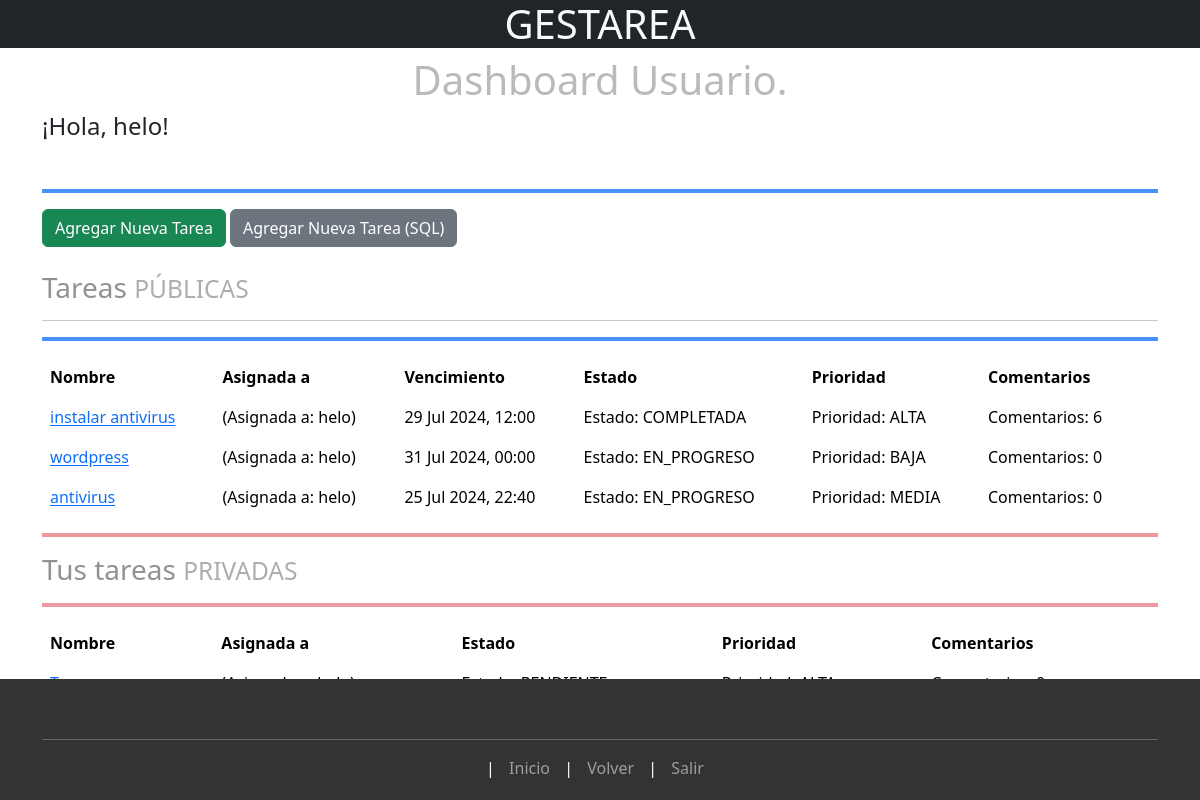
/ (signed in), run on the app's committed database.
### tareas/models.py (models this page shows, shortened)
class Tarea(models.Model):
    OPCIONES_ESTADO = (
        ('PENDIENTE', 'Pendiente'),
        ('EN_PROGRESO', 'En Progreso'),
        ('COMPLETADA', 'Completada'),
    )
    OPCIONES_PRIORIDAD = (
        ('BAJA', 'Baja'),
        ('MEDIA', 'Media'),
        ('ALTA', 'Alta'),
    )
    nombre = models.CharField(max_length=200)
    descripcion = models.TextField()
    fecha_vencimiento = models.DateTimeField()
    estado = models.CharField(max_length=12, choices=OPCIONES_ESTADO, default='PENDIENTE')
    prioridad = models.CharField(max_length=6, choices=OPCIONES_PRIORIDAD, default='MEDIA')
    categoria = models.ForeignKey(Categoria, on_delete=models.CASCADE)
    asignada_a = models.ForeignKey(User, on_delete=models.CASCADE, related_name='tareas_asignadas')
    es_publica = models.BooleanField(default=False)
    def comentarios_publicos(self):
        return self.comentario_set.filter(visibilidad='PUBLICO').count()

### tareas/views.py (the view)
# urls.py: path('', views.inicio, name='inicio'),
def inicio(request):
    if not request.user.is_authenticated:
        return redirect('inicio_sesion')
    if request.user.is_superuser:
        categorias = Categoria.objects.all()
        tareas = Tarea.objects.all().count()
        tareas_pendientes = Tarea.objects.filter(estado='PENDIENTE')
        tareas_en_progreso = Tarea.objects.filter(estado='EN_PROGRESO')
        tareas_completadas = Tarea.objects.filter(estado='COMPLETADA')
        tareas_pendientes_tot = Tarea.objects.filter(estado='PENDIENTE').count()
        tareas_en_progreso_tot = Tarea.objects.filter(estado='EN_PROGRESO').count()
        tareas_completadas_tot = Tarea.objects.filter(estado='COMPLETADA').count()
        usuarios = User.objects.all()
        context = {
        'categorias': categorias,
        'tareas_tot': tareas,
		'tareas_pendientes': tareas_pendientes,
        'tareas_en_progreso': tareas_en_progreso,
        'tareas_completadas': tareas_completadas,
        'tareas_pendientes_tot': tareas_pendientes_tot,
        'tareas_en_progreso_tot': tareas_en_progreso_tot,
        'tareas_completadas_tot': tareas_completadas_tot,
		'usuarios': usuarios
        }
        return render(request, 'inicio.html', context)
    else:
        usuario_actual = User.objects.get(username=request.user.username)
        tareas_publicas = [(tarea, CambioTareaForm(initial={'estado': tarea.estado})) for tarea in Tarea.objects.filter(es_publica=True)]
        tareas_privadas = [(tarea, CambioTareaForm(initial={'estado': tarea.estado})) for tarea in Tarea.objects.filter(es_publica=False, asignada_a=usuario_actual)]
        context = {
        'tareas_publicas': tareas_publicas,
        'tareas_privadas': tareas_privadas,
        }
        return render(request, 'tareas/inicio.html', context)

### tareas/templates/tareas/inicio.html (shortened to what this page needs)
{% extends "base_generic.html" %}
{% load static %}
{% block content %}
{% if user.is_authenticated %}
<center><h1 style="color: rgb(186, 186, 186);">Dashboard Usuario.</h1></center>
    <h4>¡Hola, {{ user.username }}!</h4>
	<br>
	<hr class="border border-primary border-2 opacity-75">
	<a href="{% url 'agregar_tarea' %}" class="btn btn-success">Agregar Nueva Tarea</a>
	<a href="{% url 'agregar_tareaSQL' %}" class="btn btn-secondary">Agregar Nueva Tarea (SQL)</a>
	<br><br>
	<h3 class="opacity-50">
	  Tareas
	  <small class="text-body-secondary">PÚBLICAS</small>
	</h3>
		<hr>
	<hr class="border border-primary border-2 opacity-75">
	<table class="table table-borderless">
		  <thead>
			<td><strong>Nombre<strong></td>
			<td><strong>Asignada a<strong></td>
			<td><strong>Vencimiento<strong></td>
			<td><strong>Estado<strong></td>
			<td><strong>Prioridad<strong></td>
			<td><strong>Comentarios<strong></td>
		  </thead>
			<tbody>
	{% for tarea, form in tareas_publicas %}
		<tr>
			<td>
			<a class="link-offset-1"  href="#" data-bs-toggle="modal" data-bs-target="#detalleTareaModal{{tarea.id}}">{{ tarea.nombre }} </a>
			</td>
			<td>
			(Asignada a: {{ tarea.asignada_a.username }})
			</td>
			<td>
				{{ tarea.fecha_vencimiento|date:"d M Y, H:i" }}
				</td>
			<td>
			<span>Estado: </span>{{ tarea.estado }}
			</td>
			<td>
			<span>Prioridad: </span>{{ tarea.prioridad }}
			</td>
			<td>
			<span>Comentarios: </span>{{ tarea.comentarios_publicos }}
			</td>
			<td>
		</tr>
	{% endfor %}
	</table>
	<hr class="border border-danger border-2 opacity-50">
	<h3 class="opacity-50">
	  Tus tareas
	  <small class="text-body-secondary">PRIVADAS</small>
	</h3>
	<hr class="border border-danger border-2 opacity-50">
	<table class="table table-borderless">
		  <thead>
			<td><strong>Nombre<strong></td>
			<td><strong>Asignada a<strong></td>
			<td><strong>Estado<strong></td>
			<td><strong>Prioridad<strong></td>
			<td><strong>Comentarios<strong></td>
		  </thead>
			<tbody>
	{% for tarea, form in tareas_privadas %}
		<tr>
			<td>
			<a class="link-offset-1"  href="#" data-bs-toggle="modal" data-bs-target="#detalleTareaModal{{tarea.id}}">{{ tarea.nombre }} </a>
			</td>
			<td>
			</td>
			<td>
			<span>Estado: </span>{{ tarea.estado }}
			</td>
			<td>
			<span>Prioridad: </span>{{ tarea.prioridad }}
			</td>
			<td>
			<span>Comentarios: </span>{{ tarea.comentario_set.all.count }}
			</td>
		</tr>
	{% endfor %}
	</table>
{% endif %}
{% endblock %}

### data on the page
Tarea: nombre "instalar antivirus", asignada_a.username "helo", fecha_vencimiento "29 Jul 2024, 12:00", estado "COMPLETADA", prioridad "ALTA", comentarios_publicos "6"
Tarea: nombre "wordpress", asignada_a.username "helo", fecha_vencimiento "31 Jul 2024, 00:00", estado "EN_PROGRESO", prioridad "BAJA", comentarios_publicos "0"
Tarea: nombre "antivirus", asignada_a.username "helo", fecha_vencimiento "25 Jul 2024, 22:40", estado "EN_PROGRESO", prioridad "MEDIA", comentarios_publicos "0"

### other printed values
{{ user.username }} "helo"
